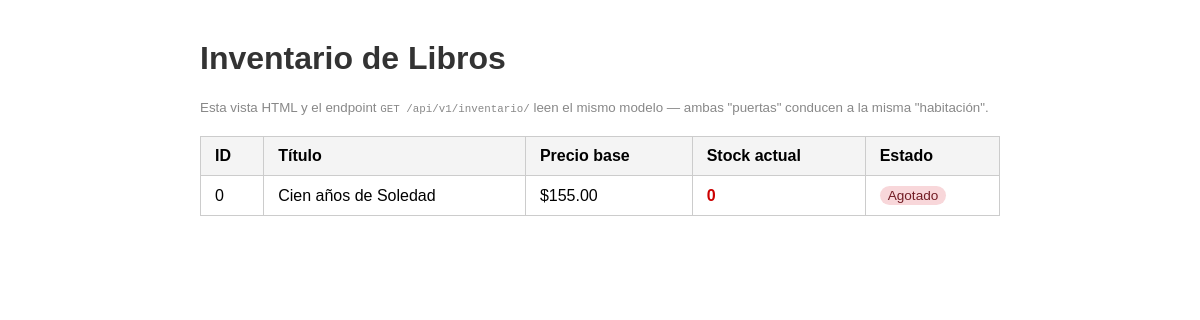
Before: /inventario/ with the older database file.
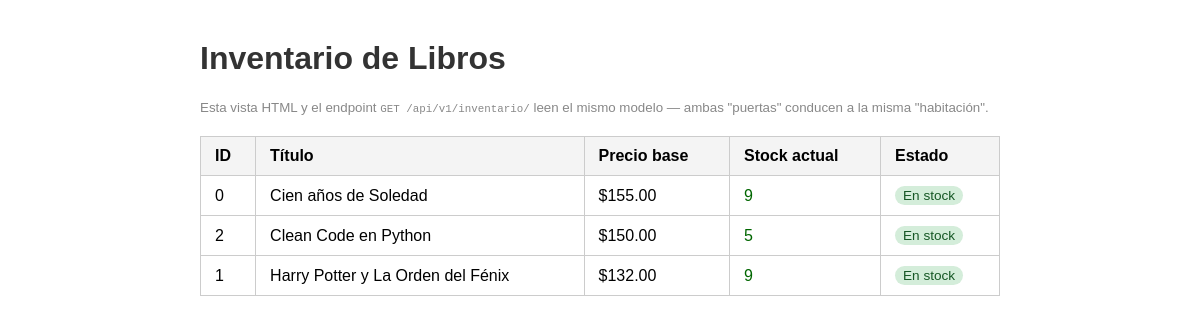
After: the same page with the newer database file.
### tienda_app/models.py (models this page shows, shortened)
class Inventario(models.Model):
    libro = models.OneToOneField(Libro, on_delete=models.CASCADE)
    cantidad = models.PositiveIntegerField()

class Libro(models.Model):
    titulo = models.CharField(max_length=200)
    precio = models.DecimalField(max_digits=10, decimal_places=2)

### tienda_app/views.py (the view)
# urls.py: path('inventario/', InventarioView.as_view(), name='inventario'),
class InventarioView(View):
    template_name = 'tienda_app/inventario.html'
    def get(self, request):
        inventario = Inventario.objects.select_related('libro').all()
        return render(request, self.template_name, {'inventario': inventario})

### tienda_app/templates/tienda_app/inventario.html (shortened to what this page needs)
<!DOCTYPE html>
<html lang="es">
<head>
</head>
<body>
    <h1>Inventario de Libros</h1>
    <p><small>Esta vista HTML y el endpoint <code>GET /api/v1/inventario/</code> leen el mismo modelo — ambas "puertas" conducen a la misma "habitación".</small></p>
    <table>
        <thead>
            <tr>
                <th>ID</th>
                <th>Título</th>
                <th>Precio base</th>
                <th>Stock actual</th>
                <th>Estado</th>
            </tr>
        </thead>
        <tbody>
            {% for item in inventario %}
            <tr>
                <td>{{ item.libro.id }}</td>
                <td>{{ item.libro.titulo }}</td>
                <td>${{ item.libro.precio }}</td>
                <td>
                    {% if item.cantidad > 0 %}
                        <span class="con-stock">{{ item.cantidad }}</span>
                    {% else %}
                        <span class="sin-stock">0</span>
                    {% endif %}
                </td>
                <td>
                    {% if item.cantidad > 0 %}
                        <span class="badge badge-ok">En stock</span>
                    {% else %}
                        <span class="badge badge-vacio">Agotado</span>
                    {% endif %}
                </td>
            </tr>
            {% empty %}
            <tr><td colspan="6">No hay libros registrados.</td></tr>
            {% endfor %}
        </tbody>
    </table>
</body>
</html>

### tienda_app/templates/tienda_app/inventario.html (style rules this page uses)
body { font-family: Arial, sans-serif; max-width: 800px; margin: 40px auto; padding: 0 20px; }
h1 { color: #333; }
table { width: 100%; border-collapse: collapse; margin-top: 20px; }
th, td { border: 1px solid #ccc; padding: 10px 14px; text-align: left; }
th { background-color: #f4f4f4; }
.con-stock { color: #060; }
.badge { display: inline-block; padding: 2px 8px; border-radius: 10px; font-size: 0.85em; }
.badge-ok { background: #d4edda; color: #155724; }
small { color: #888; }

Changed rows visible on the page:
changed Inventario "Cien años de Soledad": cantidad (not shown) → "9"; cantidad "0 Agotado" → "En stock"
added Inventario: libro.id "2", libro.titulo "Clean Code en Python", libro.precio "150.00", cantidad "5", shows "En stock"
added Inventario: libro.id "1", libro.titulo "Harry Potter y La Orden del Fénix", libro.precio "132.00", cantidad "9", shows "En stock"
